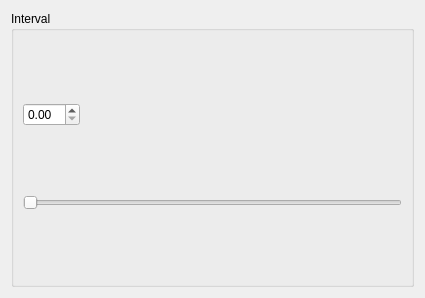
         <widget class="QWidget" name="page">
          <property name="geometry">
           <rect>
            <x>0</x>
            <y>0</y>
            <width>425</width>
            <height>298</height>
           </rect>
          </property>
          <attribute name="label">
           <string>Interval</string>
          </attribute>
          <layout class="QGridLayout" name="gridLayout_13">
           <item row="0" column="0">
            <widget class="QGroupBox" name="groupBox_5">
             <property name="title">
              <string>Interval</string>
             </property>
             <layout class="QGridLayout" name="gridLayout_2">
              <item row="0" column="0">
               <widget class="QDoubleSpinBox" name="spinBox_interval">
                <property name="sizePolicy">
                 <sizepolicy hsizetype="Maximum" vsizetype="Maximum">
                  <horstretch>0</horstretch>
                  <verstretch>0</verstretch>
                 </sizepolicy>
                </property>
                <property name="singleStep">
                 <double>0.100000000000000</double>
                </property>
               </widget>
              </item>
              <item row="1" column="0">
               <widget class="QSlider" name="slider_interval">
                <property name="sizePolicy">
                 <sizepolicy hsizetype="Expanding" vsizetype="Maximum">
                  <horstretch>0</horstretch>
                  <verstretch>0</verstretch>
                 </sizepolicy>
                </property>
                <property name="pageStep">
                 <number>10</number>
                </property>
                <property name="orientation">
                 <enum>Qt::Horizontal</enum>
                </property>
               </widget>
              </item>
             </layout>
            </widget>
           </item>
          </layout>
         </widget>
